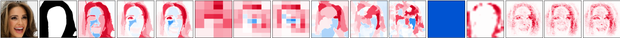
#> input picture notebooks/E5_CelebA/results/bg_gray/0_Brown_Hair_gray_heatmaps.png, 620 x 38 px; its folder holds 3 pictures in this run
$ jupyter execute --allow-errors N3_Create_HTML_File.ipynb
#> lines starting #> are read from the running program, lines starting #| are printed output that depends on the picture
# Import Libraries

[cell 1]
import pandas as pd
import numpy as np
import os
from tqdm.auto import tqdm
# import math
from functools import partial

[cell 2]
DS_name    = 'CelebA'
model_type = 'pretrained'

# Path Setting
**NOTE** Comment uncomment LINE No 4,5 to change dataset path

[cell 3]
path_curr = os.getcwd()
path_notebook = os.path.abspath(os.path.join(os.getcwd(), os.pardir))

#path_dataset = os.path.abspath(os.path.join(path_notebook,'dataset/CelebA/CelebAMask-HQ'))
path_dataset = 'D:\\DS\\CelebAMask-HQ\\'

path_main = path_curr

results_path_main   = os.path.join(path_curr,               'results')
# path_csv            = os.path.join(results_path_main,           'csv')
path_csv    = '../results_logits_with_auc_clipped/'
utils_path          = os.path.join(path_notebook,             'utils')

print('path_dataset: \t',        path_dataset)
print('codes path: \t',             path_curr)
print('csv path: \t',                path_csv)
print('utils path: \t',            utils_path)

[cell 4]
csv_anno_file = f'{path_dataset}//CelebA-HQ-attribute.txt'
#> (the rest of this cell did not finish here and is left out)

# Setting for CSV File Name

[cell 5]
# [4 lines of commented-out code are left out]
background_type        = 'gray'     # black , white , gray , noise , blurred , full
# background_type        = 'blurred'     # black , white , gray , noise , blurred , full

[cell 6]
bg_type = ('bg_'+background_type)

results_path      = os.path.join(results_path_main,bg_type)

[cell 7]
def get_bpt_heatmaps(num_samples=None,verbose=None):
    pass
def get_aa_heatmaps(num_samples=None,verbose=None):
    pass
def get_lime_heatmaps(num_samples=None,num_segments=None,verbose=None):
    pass
def get_LRP_captum_heatmaps():
    pass
def get_gradcam_heatmaps():
    pass
def methods_gradcam():
    pass
def get_idg_heatmaps(use_abs=True):
    pass
def get_gradexpl_heatmap():
    pass
def get_gradshap_captum_heatmaps():
    pass

[cell 8]
#     name,                 color,                  functor
verbose = False
methods = [
    ('BPT-100',         'xkcd:light pink',     partial(get_bpt_heatmaps, num_samples=100,verbose=verbose)),
    ('BPT-500',         'xkcd:bright pink',     partial(get_bpt_heatmaps, num_samples=500,verbose=verbose)),
    ('BPT-1000',         'xkcd:deep pink',     partial(get_bpt_heatmaps, num_samples=1000,verbose=verbose)),
    ]

methods_aa = [ # if multiple backgrounds
    ('AA-100', 'xkcd:bright blue',     partial(get_aa_heatmaps, num_samples=100, verbose=verbose)),
    ('AA-500', 'xkcd:bright blue',     partial(get_aa_heatmaps, num_samples=500, verbose=verbose)),
    ('AA-1000', 'xkcd:bright blue',    partial(get_aa_heatmaps, num_samples=1000, verbose=verbose)),
]
methods_lime = [
    ('LIME-250',        'xkcd:bright lime',     partial(get_lime_heatmaps, num_segments=50, num_samples=250,verbose=verbose)),
    ('LIME-500',        'xkcd:kermit green',   partial(get_lime_heatmaps, num_segments=100, num_samples=500,verbose=verbose)),
    ('LIME-1000',        'xkcd:dark lime green',partial(get_lime_heatmaps, num_segments=200, num_samples=1000,verbose=verbose))
    ]

methods_LRP = [
    ('LRP',        'xkcd:bright lime',     get_LRP_captum_heatmaps)
    ]
methods_gradcam = [
    ('GradCAM',     'xkcd:camel',            get_gradcam_heatmaps)
    ]
methods_cam = [
    ('aIDG',         'xkcd:indigo',          partial(get_idg_heatmaps, use_abs=False)),
    ('aGradExpl',    'red',                  partial(get_gradexpl_heatmap, use_abs=False))
    ]

methods_GradShapE = [
    ('GradShapE',     'xkcd:camel',            partial(get_gradshap_captum_heatmaps, n_samples=50, use_abs=False))
]

methods += methods_aa
methods += methods_lime
methods += methods_LRP
methods += methods_gradcam
methods += methods_cam
methods += methods_GradShapE

for n,_,_ in methods:
    print(n)

[cell 9]
exp_type = path_curr.split('\\')[-1].split('_')[0]
print(exp_type)
#> (the rest of this cell did not finish here and is left out)

#> (a cell that did not finish here is left out)

#> (a cell that did not finish here is left out)

[cell 12]
# auc_methods      = ['aucI_pred', 'aucD_pred', 'aucI_mse', 'aucD_mse','time_exp']
auc_methods      = ['aucI_pred', 'aucD_pred', 'aucI_mse', 'aucD_mse','max_IoU','au_IoU','time_exp']

# CSS Files

## Create CSS Files

[cell 13]
# GENERATE_FILE = True
# if GENERATE_FILE:
#     with open(f'{utils_path}/html_stylesheet.txt', 'w') as f:
#         f.write("""
#                 <style>
#                     table.space {margin-top: 10px;padding-top: 10px;width: 100%;}
#                     table{border: 1px solid black;},
#                     th{font-size: 2em},tr{font-size: 2em},
#                     .collapsible-title {
#                       font-size: 18px;
#                       font-weight: bold;
#                       color: #333;
#                     }
#                     .collapsible-text {
#                       font-size: 16px;
#                       color: #666;
#                       line-height: 1.5;
#                     }
#                     .collapsible-content {
#                       font-size: 20px;}
#                     table {
#                       text-align: left;
#                       position: relative;
#                       border-collapse: separate;
#                     border-top: 2px solid;
#                     border-bottom: 2px solid;
#                     border-right: 2px solid;
#                     }
#                     td {
#                     padding: 0.1rem;
#                     }
#                     th {
#                         border: 2px solid black;
#                         padding: 0.1rem;
#                     }
#                     tr.red th {
#                       background: red;
#                       color: white;
#                     }
#                     tr.green th {
#                       background: green;
#                       color: white;
#                     }
#                     tr.purple th {
#                       background: purple;
#                       color: white;
#                     }
#                     th {
#                     border-radius: 3px;
#                     background-color: rgba(255, 255, 255, 0.8) !important;
#                     text-align:center;
#                     background: white;
#                     position: sticky;
#                     top: 0;
#                     box-shadow: 0 2px 2px -1px rgba(0, 0, 0, 0.4);
#                     }
#                     tr:hover {background-color: rgba(234, 242, 215,0.8);}
#                     .switch {
#                     position: relative;
#                     display: inline-block;
#                     width: 60px;
#                     height: 34px;
#                     }
#                     .switch input {
#                     opacity: 0;
#                     width: 0;
#                     height: 0;
#                     }
#                     .slider {
#                     position: absolute;
#                     cursor: pointer;
#                     top: 0;
#                     left: 0;
#                     right: 0;
#                     bottom: 0;
#                     background-color: #808080;
#                     -webkit-transition: .4s;
#                     transition: .4s;
#                     }
#                     .slider:before {
#                     position: absolute;
#                     content: "";
#                     height: 26px;
#                     width: 26px;
#                     left: 4px;
#                     bottom: 4px;
#                     background-color: white;
#                     -webkit-transition: .4s;
#                     transition: .4s;
#                     }
#                     input:checked + .slider {
#                     background-color: #2196F3;
#                     }
#                     input:focus + .slider {
#                     box-shadow: 0 0 1px #2196F3;
#                     }
#                     input:checked + .slider:before {
#                     -webkit-transform: translateX(26px);
#                     -ms-transform: translateX(26px);
#                     transform: translateX(26px);
#                     }
#                     .slider.round {
#                     border-radius: 34px;
#                     }
#                     .slider.round:before {
#                     border-radius: 50%;
#                     }
#                     #topBtn {
#                         position: fixed;
#                         bottom: 5px;
#                         float: right;
#                         right: 18.5%;
#                         left: 0.25%;
#                         max-width: 70px;
#                         width: 100%;
#                         font-size: 18px;
#                         border-color: rgba(85, 85, 85, 0.8);
#                         background-color: rgba(27, 163, 156,0.9);
#                         padding: 2px;
#                         border-radius: 10px;
#                         }
#                     #topBtn:hover {
#                         background-color: #7dbbf1;
#                     }
#                     table {border: none;}
#                     * {
#                     box-sizing: border-box;
#                     }
#                     .box {
#                     float: left;
#                     width: 100%;
#                     padding: 10px;
#                     }
#                     .clearfix::after {
#                     content: "";
#                     clear: both;
#                     display: table;
#                     }
#                     table {
#                     height: 100%;
#                     border-collapse: seperate;
#                     width: 100%;
#                     margin: 10px;
#                     font-size: 0.8em;
#                     }
#                     thead {
#                     border-radius: 3px;
#                     position: sticky;
#                     top: 0;
#                     background: #eee;
#                     }
#                     header h1 {
#                         font-size: 70px;
#                         font-weight: 600;
#                         background-image: linear-gradient(to left, #553c9a, #b393d3);
#                         color: transparent;
#                         background-clip: text;
#                         -webkit-background-clip: text;
#                         text-shadow: 0px 4px 10px rgba(179, 147, 211, 0.8)
#                     }
#                     h1 {
#                       font-size: 30px;
#                       line-height: 1.8;
#                       text-transform: uppercase;
#                       font-family: "Montserrat", sans-serif;
#                     }
#                 .hero {
#                     position: relative;
#                     background: #333 url(http://srdjanpajdic.com/slike/2.jpg) no-repeat center center fixed;
#                     -webkit-background-size: cover;
#                     -moz-background-size: cover;
#                     background-size: cover;
#                     text-align: center;
#                     color: #fff;
#                     padding-top: 20px;
#                     min-height: 300px;
#                     letter-spacing: 2px;
#                     font-family: "Montserrat", sans-serif;
#                     h1 {
#                     font-size: 50px;
#                     line-height: 1.3;
#                     span {
#                     font-size: 25px;
#                     color: $color2;
#                     border-bottom: 2px solid $color2;
#                     padding-bottom: 8px;
#                     line-height: 3;
#                     }
#                 }
#                 .main_container{
#                    width:99%;
#                 }
#                 html, body {
#                 height:100%;
#                 width:99%;
#                 margin:0;
#                 padding:0;
#                 }
#                     </style>
#                     """)
#     with open(f'{utils_path}/html_head.txt', 'w') as f:
#         f.write("""
#             <head>
#                 <link href="https://cdn.jsdelivr.net/npm/bootstrap@5.0.2/dist/css/bootstrap.min.css"
#                     rel="stylesheet" integrity="sha384-EVSTQN3/azprG1Anm3QDgpJLIm9Nao0Yz1ztcQTwFspd3yD65VohhpuuCOmLASjC"
#                     crossorigin="anonymous">
#                 <script src="https://cdn.jsdelivr.net/npm/bootstrap@5.0.2/dist/js/bootstrap.bundle.min.js"
#                     integrity="sha384-MrcW6ZMFYlzcLA8Nl+NtUVF0sA7MsXsP1UyJoMp4YLEuNSfAP+JcXn/tWtIaxVXM" crossorigin="anonymous">
#                 </script>
#             </head>
#             """)
#     with open(f'{utils_path}/html_footer_scripts_full.txt', 'w') as f:
#         f.write("""
#             <script>const toggleAllButton = document.getElementById('toggleAllButton');
#                 const collapsibleContents = document.querySelectorAll('.collapsible-content');
#                 toggleAllButton.addEventListener('click', () => {
#                   collapsibleContents.forEach(content => {
#                     if (content.style.display === 'none') {
#                       content.style.display = 'block';
#                       content.previousElementSibling.querySelector('.toggle-icon').textContent = '';
#                     } else {
#                       content.style.display = 'none';
#                       content.previousElementSibling.querySelector('.toggle-icon').textContent = '';
#                     }
#                   });
#                 });
#             </script>
#             """)
#     with open(f'{utils_path}/html_footer_scripts_IoU.txt', 'w') as f:
#         f.write("""<script>
#         const toggleAllButton = document.getElementById('toggleAllButton');
#             const collapsibleContents = document.querySelectorAll('.collapsible-content');
#             toggleAllButton.addEventListener('click', () => {
#               collapsibleContents.forEach(content => {
#               document.getElementById('data_rows').style.border = 'none';
#                 if (content.style.display === 'none') {
#                   content.style.display = 'block';
#                   content.previousElementSibling.querySelector('.toggle-icon').textContent = '';
#                 } else {
#                   content.style.display = 'none';
#                   content.previousElementSibling.querySelector('.toggle-icon').textContent = '';
#                 }
#               });
#             });
#             </script>
#            """)

## Load CSS Files

#> (a cell that did not finish here is left out)

#> (a cell that did not finish here is left out)

#> (a cell that did not finish here is left out)

#> (a cell that did not finish here is left out)

#> (a cell that did not finish here is left out)

#> (a cell that did not finish here is left out)

[cell 20]
# [4 lines of commented-out code are left out]

## Filter Dataframe for Selected Class

[cell 21]
filter_df = False

#> (the rest of this cell did not finish here and is left out)

# Reduce File Size

[cell 22]
import os
from PIL import Image

# Define input and output directories
input_folder = f'results/{bg_type}'
output_folder = f"results/{bg_type}_red"
new_dpi = (72, 72)  # Set new DPI

# Ensure the output directory exists
os.makedirs(output_folder, exist_ok=True)

# Process all images in the folder
for filename in tqdm(os.listdir(input_folder)):
    if filename.lower().endswith((".png", ".jpg", ".jpeg", ".bmp", ".tiff")):

        input_path = os.path.join(input_folder, filename)
        output_path = os.path.join(output_folder, filename)

        # Open the image
        with Image.open(input_path) as img:
            # Save with new DPI
#> img is the input picture: PIL image 620x38 RGBA; mean R, G, B, A 210.7, 177.6, 191.4, 255
            if filename.split('.')[0].split('_')[-1]=='iou':
                print
                img.save(output_path)#, dpi=new_dpi)
            else:
                new_size = (img.width // 2, img.height // 2)
#> new_size = (310, 19)
                img = img.resize(new_size, Image.LANCZOS)
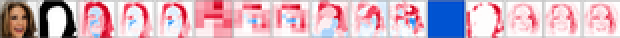
#> img: PIL image 310x19 RGBA (shown 2 times larger); mean R, G, B, A 210.9, 177.8, 191.5, 255
#> pass 3 of the loop `for filename in tqdm(os.listdir(input_folder)):`:
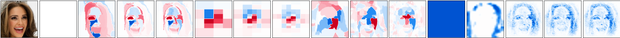
#> input picture notebooks/E5_CelebA/results/bg_gray/0_Eyeglasses_gray_heatmaps.png, 620 x 38 px
#> img is the input picture: PIL image 620x38 RGBA; mean R, G, B, A 203.9, 204.8, 222.1, 255
#> `img = img.resize(new_size, Image.LANCZOS)`:
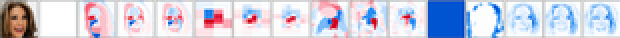
#> img: PIL image 310x19 RGBA (shown 2 times larger); mean R, G, B, A 204.1, 205, 222.2, 255

                img.save(output_path)#, dpi=new_dpi)
            del img
        # print(f"Processed: {filename}")

print("✅ All images processed and saved with reduced DPI!")
